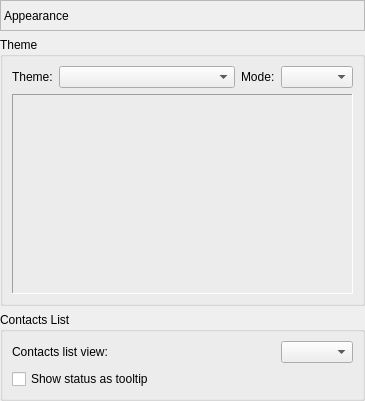
       <widget class="QWidget" name="pageThemes">
        <layout class="QVBoxLayout" name="verticalLayout_31">
         <property name="leftMargin">
          <number>0</number>
         </property>
         <property name="topMargin">
          <number>0</number>
         </property>
         <property name="rightMargin">
          <number>0</number>
         </property>
         <property name="bottomMargin">
          <number>0</number>
         </property>
         <item>
          <widget class="QLabel" name="lblThemePage">
           <property name="minimumSize">
            <size>
             <width>0</width>
             <height>31</height>
            </size>
           </property>
           <property name="maximumSize">
            <size>
             <width>16777215</width>
             <height>31</height>
            </size>
           </property>
           <property name="frameShape">
            <enum>QFrame::StyledPanel</enum>
           </property>
           <property name="frameShadow">
            <enum>QFrame::Sunken</enum>
           </property>
           <property name="text">
            <string>Appearance</string>
           </property>
          </widget>
         </item>
         <item>
           <widget class="QGroupBox" name="grpChatTheme">
            <property name="title">
             <string>Theme</string>
            </property>
            <layout class="QVBoxLayout" name="verticalLayout_30">
             <item>
              <layout class="QHBoxLayout" name="horizontalLayout_25">
               <item>
                <widget class="QLabel" name="lblTheme">
                 <property name="text">
                  <string>Theme:</string>
                 </property>
                </widget>
               </item>
               <item>
                <widget class="QComboBox" name="cboTheme">
                 <property name="sizePolicy">
                  <sizepolicy hsizetype="Expanding" vsizetype="Fixed">
                   <horstretch>0</horstretch>
                   <verstretch>0</verstretch>
                  </sizepolicy>
                 </property>
                </widget>
               </item>
               <item>
                <widget class="QLabel" name="lblMode">
                 <property name="text">
                  <string>Mode:</string>
                 </property>
                </widget>
               </item>
               <item>
                <widget class="QComboBox" name="cboMode"/>
               </item>
              </layout>
             </item>
             <item>
              <widget class="QFrame" name="fraMessageLog">
              <property name="sizePolicy">
               <sizepolicy hsizetype="Preferred" vsizetype="Expanding">
                <horstretch>0</horstretch>
                <verstretch>1</verstretch>
               </sizepolicy>
              </property>
              <property name="minimumSize">
               <size>
                <width>341</width>
                <height>200</height>
               </size>
              </property>
              <property name="frameShape">
               <enum>QFrame::Panel</enum>
              </property>
              <property name="frameShadow">
               <enum>QFrame::Sunken</enum>
              </property>
              <layout class="QVBoxLayout" name="verticalLayout_29">
               <property name="leftMargin">
                <number>0</number>
               </property>
               <property name="topMargin">
                <number>0</number>
               </property>
               <property name="rightMargin">
                <number>0</number>
               </property>
               <property name="bottomMargin">
                <number>0</number>
               </property>
               <item>
                <layout class="QHBoxLayout" name="logLayout"/>
               </item>
              </layout>
             </widget>
            </item>
           </layout>
          </widget>
         </item>
         <item>
          <widget class="QGroupBox" name="groupBox">
           <property name="title">
            <string>Contacts List</string>
           </property>
           <layout class="QVBoxLayout" name="verticalLayout_35">
            <item>
             <layout class="QHBoxLayout" name="horizontalLayout_27">
              <item>
               <widget class="QLabel" name="lblUserListView">
                <property name="text">
                 <string>Contacts list view:</string>
                </property>
               </widget>
              </item>
              <item>
               <spacer name="horizontalSpacer_27">
                <property name="orientation">
                 <enum>Qt::Horizontal</enum>
                </property>
                <property name="sizeHint" stdset="0">
                 <size>
                  <width>40</width>
                  <height>20</height>
                 </size>
                </property>
               </spacer>
              </item>
              <item>
               <widget class="QComboBox" name="cboUserListView"/>
              </item>
             </layout>
            </item>
            <item>
             <widget class="QCheckBox" name="chkUserListToolTip">
              <property name="text">
               <string>Show status as tooltip</string>
              </property>
             </widget>
            </item>
           </layout>
          </widget>
          </item>
        </layout>
       </widget>
